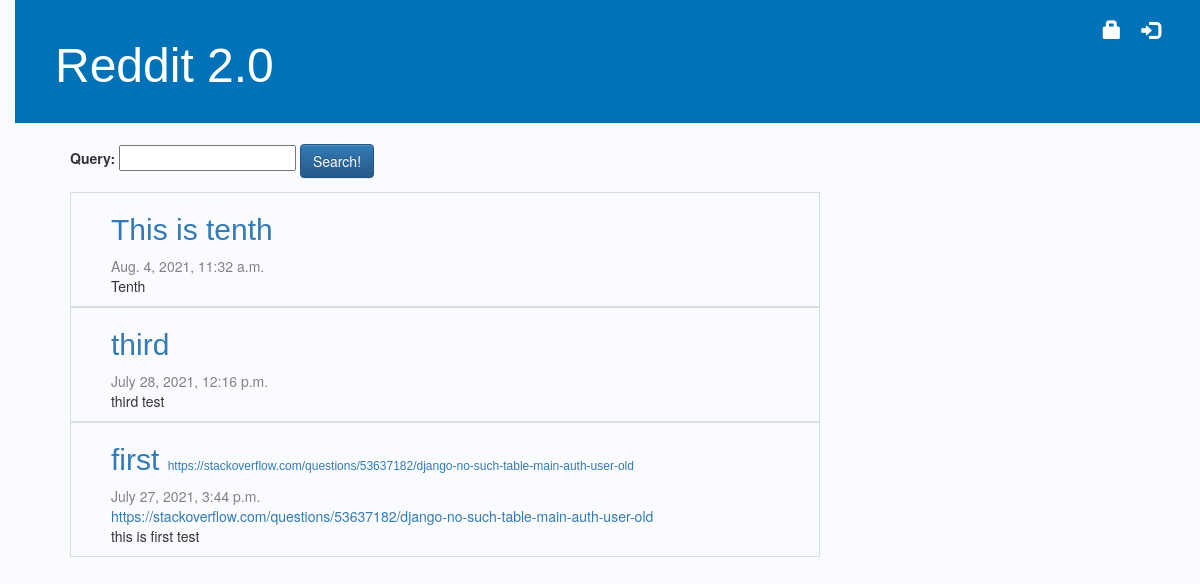
The page / on the database its author committed.
### reddit/models.py (models this page shows, shortened)
class Votable(BaseModel):
    upvote_count = models.PositiveIntegerField(default=0)
    downvote_count = models.PositiveIntegerField(default=0)
    class Meta: abstract = True

class Post(Votable):
    title = models.CharField(max_length=200)
    submitter = models.ForeignKey(settings.AUTH_USER_MODEL, related_name='posts_submitted', on_delete=models.CASCADE)
    url = models.URLField('URL', max_length=200, null=True, blank=True)
    text = models.TextField(blank=True, null=True)
    comment_count = models.PositiveIntegerField(default=0)

### reddit/views.py (the view)
# urls.py: path('', views.post_list, name='post_list'),
def post_list(request):
    query = request.GET.get('query')
    if query:
        posts = Post.objects.filter(Q(text__icontains=query)|Q(title__icontains=query)).order_by('-date_created')
    else:
        posts = Post.objects.all().order_by('-date_created')
    return render(request, 'reddit/post_list.html',  {'posts': posts, 'form': SearchForm(initial={'query' : query})})

### reddit/forms.py
class SearchForm(forms.Form):
    query = forms.CharField(label='Query', required=False)

### reddit/templates/reddit/post_list.html (shortened to what this page needs)
{% extends 'reddit/base.html' %}
{% block content %}
    <form class="form-inline search-form" method="GET">
        {{ form.as_p }}
        <button type="submit" class="btn btn-primary">Search!</button>
    </form>
    <div class="post-list">
        {% for post in posts %}
            <div class="post">
                <h2>
                    <a href="{% url 'post_detail' pk=post.pk %}">{{ post.title }}</a>
                    {% if post.url %}
                        <span class="url"><a href="{{post.url}}">{{post.url}}</a>
                    {% endif %}
                </h2>
                <div class="date">
                    {{ post.date_created }}
                </div>
                {% if post.url %}
                    <a href="{{post.url}}">{{post.url}}</a>
                {% endif %}
                <p>{{ post.text|linebreaksbr }}</p>
            </div>
        {% endfor %}
    </div>
{% endblock %}

### reddit/templates/reddit/base.html (shortened to what this page needs)
{% load staticfiles %}
<html>
    <head>
        <link rel="stylesheet" href="//maxcdn.bootstrapcdn.com/bootstrap/3.2.0/css/bootstrap.min.css">
        <link rel="stylesheet" href="//maxcdn.bootstrapcdn.com/bootstrap/3.2.0/css/bootstrap-theme.min.css">
        <link rel="stylesheet" href="{% static 'css/reddit.css' %}">
    </head>
    <body>
        <div class="page-header">
            {% if user.is_authenticated %}
                <a href="{% url 'post_new' %}" class="top-menu"><span class="glyphicon glyphicon-pencil"></span></a>
                <a href="{% url 'create_subreddit' %}" class="top-menu"><span class="glyphicon glyphicon-plus"></span></a>
                <p class="top-menu">{{ user.username }} <small><a class="glyphicon glyphicon-log-out logout" href="{% url 'logout' %}"></a></small></p>
            {% else %}
                <a href="{% url 'login' %}" class="top-menu"><span class="glyphicon glyphicon-log-in"></span></a>
                <a href="{% url 'register' %}" class="top-menu"><span class="glyphicon glyphicon-lock"></span></a>
            {% endif %}
            <h1><a href="/">Reddit 2.0</a></h1>
        </div>
        <div class="content container">
            <div class="row">
                <div class="col-md-8">
                {% block content %}
                {% endblock %}
                </div>
            </div>
        </div>
    </body>
</html>

### reddit/static/css/reddit.css (style rules this page uses)
body { padding-left: 15px; background-color: #f9fbff; }
h1 a { color: #FCA205; font-family: 'Helvetica'; }
.page-header { background-color: #0072b7; margin-top: 0; padding: 20px 20px 20px 40px; }
.page-header h1, .page-header h1 a, .page-header h1 a:visited, .page-header h1 a:active { color: #ffffff; font-size: 36pt; text-decoration: none; }
.content { margin-left: 40px; }
h1, h2, h3, h4 { font-family: 'Helvetica'; }
.date { color: #828282; }
.top-menu, .top-menu:hover, .top-menu:visited { color: #ffffff; float: right; font-size: 14pt; margin-right: 20px; }
.post { padding-bottom: 40px; }
.post-list .post { padding-bottom: 0px; padding-left: 40px; position: relative; border-width: 1px; border-style: solid; border-color: rgb(218, 221, 222); }
.url { font-size: .4em; }
.search-form p { display: inline }

### rows shown on the page
Post: title "This is tenth", date_created "Aug. 4, 2021, 11:32 a.m.", text "Tenth"
Post: title "third", date_created "July 28, 2021, 12:16 p.m.", text "third test"
Post: title "first", url "https://stackoverflow.com/questions/53637182/django-no-such-table-main-auth-user-old", date_created "July 27, 2021, 3:44 p.m.", text "this is first test"
